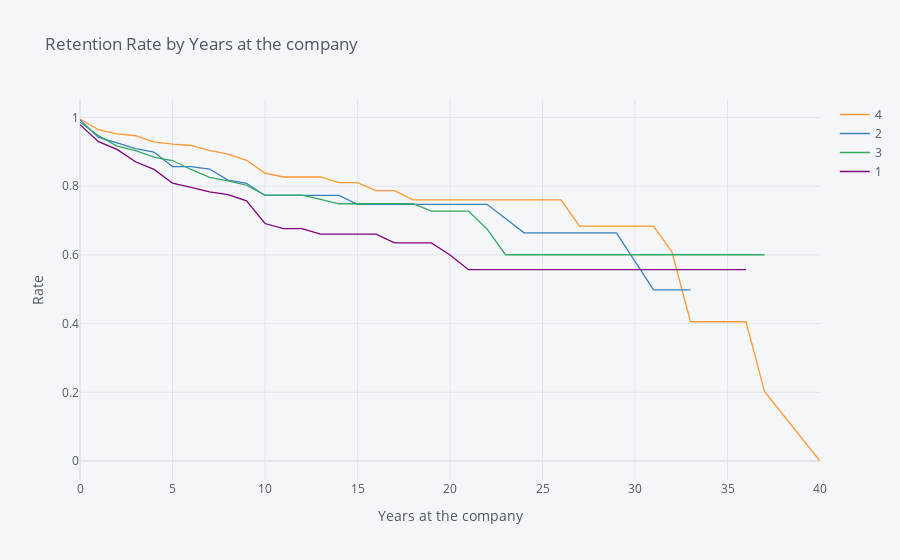

Here is the notebook cell this chart was saved with:
### Code cell
employee_age = survival(data,'JobSatisfaction','YearsAtCompany','Attrition')
employee_age.iplot(kind='line',xTitle='Years at the company', yTitle='Rate', 
                     title='Retention Rate by Years at the company')

### Figure 1 — Plotly figure (JSON) as saved in the notebook; plotly's stock layout.template omitted (floating-point values rounded to 4 significant figures)
{"data": [{"line": {"color": "rgba(255, 153, 51, 1.0)", "dash": "solid", "shape": "linear", "width": 1.3}, "mode": "lines", "name": "4", "text": "", "type": "scatter", "x": [0, 1, 2, 3, 4, 5, 6, 7, 8, 9, 10, 11, 12, 13, 14, 15, 16, 17, 18, 19, 20, 21, 22, 23, 24, 25, 26, 27, 29, 30, 31, 32, 33, 34, 36, 37, 40], "y": [0.9956, 0.9645, 0.9523, 0.9469, 0.929, 0.9226, 0.9185, 0.9043, 0.8933, 0.8754, 0.838, 0.8268, 0.8268, 0.8268, 0.8103, 0.8103, 0.7872, 0.7872, 0.76, 0.76, 0.76, 0.76, 0.76, 0.76, 0.76, 0.76, 0.76, 0.684, 0.684, 0.684, 0.684, 0.608, 0.4053, 0.4053, 0.4053, 0.2027, 0]}, {"line": {"color": "rgba(55, 128, 191, 1.0)", "dash": "solid", "shape": "linear", "width": 1.3}, "mode": "lines", "name": "2", "text": "", "type": "scatter", "x": [0, 1, 2, 3, 4, 5, 6, 7, 8, 9, 10, 11, 12, 13, 14, 15, 16, 17, 18, 19, 20, 21, 22, 23, 24, 25, 26, 27, 29, 30, 31, 32, 33, 34, 36, 37, 40], "y": [0.9929, 0.9423, 0.9263, 0.9091, 0.8996, 0.8573, 0.8573, 0.85, 0.8179, 0.8083, 0.7731, 0.7731, 0.7731, 0.7731, 0.7731, 0.7474, 0.7474, 0.7474, 0.7474, 0.7474, 0.7474, 0.7474, 0.7474, 0.7059, 0.6643, 0.6643, 0.6643, 0.6643, 0.6643, 0.5813, 0.4983, 0.4983, 0.4983, "", "", "", ""]}, {"line": {"color": "rgba(50, 171, 96, 1.0)", "dash": "solid", "shape": "linear", "width": 1.3}, "mode": "lines", "name": "3", "text": "", "type": "scatter", "x": [0, 1, 2, 3, 4, 5, 6, 7, 8, 9, 10, 11, 12, 13, 14, 15, 16, 17, 18, 19, 20, 21, 22, 23, 24, 25, 26, 27, 29, 30, 31, 32, 33, 34, 36, 37, 40], "y": [0.9864, 0.9471, 0.917, 0.9033, 0.8849, 0.8748, 0.8487, 0.8259, 0.8157, 0.8028, 0.7739, 0.7739, 0.7739, 0.7618, 0.7489, 0.7489, 0.7489, 0.7489, 0.7489, 0.7275, 0.7275, 0.7275, 0.6755, 0.6005, 0.6005, 0.6005, 0.6005, 0.6005, 0.6005, 0.6005, 0.6005, 0.6005, 0.6005, 0.6005, 0.6005, 0.6005, ""]}, {"line": {"color": "rgba(128, 0, 128, 1.0)", "dash": "solid", "shape": "linear", "width": 1.3}, "mode": "lines", "name": "1", "text": "", "type": "scatter", "x": [0, 1, 2, 3, 4, 5, 6, 7, 8, 9, 10, 11, 12, 13, 14, 15, 16, 17, 18, 19, 20, 21, 22, 23, 24, 25, 26, 27, 29, 30, 31, 32, 33, 34, 36, 37, 40], "y": [0.9792, 0.9297, 0.9071, 0.8711, 0.8489, 0.8087, 0.7965, 0.7833, 0.7752, 0.7572, 0.6913, 0.6766, 0.6766, 0.6605, 0.6605, 0.6605, 0.6605, 0.6351, 0.6351, 0.6351, 0.5998, 0.557, 0.557, 0.557, 0.557, 0.557, 0.557, 0.557, 0.557, 0.557, 0.557, 0.557, 0.557, 0.557, 0.557, "", ""]}], "layout": {"legend": {"bgcolor": "#F5F6F9", "font": {"color": "#4D5663"}}, "paper_bgcolor": "#F5F6F9", "plot_bgcolor": "#F5F6F9", "title": {"font": {"color": "#4D5663"}, "text": "Retention Rate by Years at the company"}, "xaxis": {"gridcolor": "#E1E5ED", "showgrid": true, "tickfont": {"color": "#4D5663"}, "title": {"font": {"color": "#4D5663"}, "text": "Years at the company"}, "zerolinecolor": "#E1E5ED"}, "yaxis": {"gridcolor": "#E1E5ED", "showgrid": true, "tickfont": {"color": "#4D5663"}, "title": {"font": {"color": "#4D5663"}, "text": "Rate"}, "zerolinecolor": "#E1E5ED"}}}
